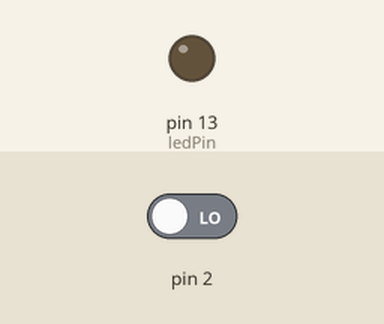
Bench run of a sketch on a simulated Arduino Uno, built with avr-gcc and run on an emulated ATmega328P. Shown: output pins drawn as LEDs (lit = HIGH). The test bench sets the inputs (shaded band); at power-on: pin 2 LOW.

Above: at 1.2 s.
1.3 s: pin 2 driven HIGH
At 1.7 s:
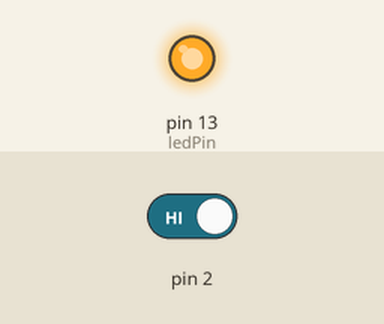
2.8 s: pin 2 driven LOW
At 4.1 s:
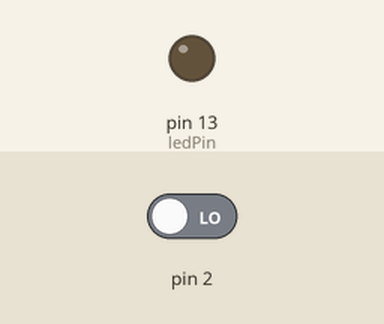
Timing chart, 0 to 5.8 s (numbered marks = the images above; inputs shaded):
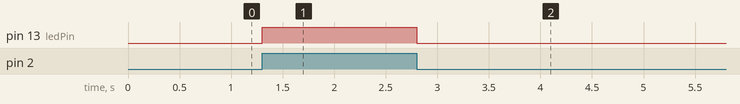

Measured:
- after the input at 1.3 s, pin 13 (ledPin): LOW → HIGH at once
- after the input at 2.8 s, pin 13 (ledPin): HIGH → LOW at once

The sketch:

button.ino
```cpp
int ledPin = 13;
volatile int state = LOW;

void setup(){
  pinMode(ledPin , OUTPUT);
  attachInterrupt(0, blink, CHANGE);
}

void loop(){
  digitalWrite(ledPin , state);
}

void blink(){
  state = !state;
}
```
